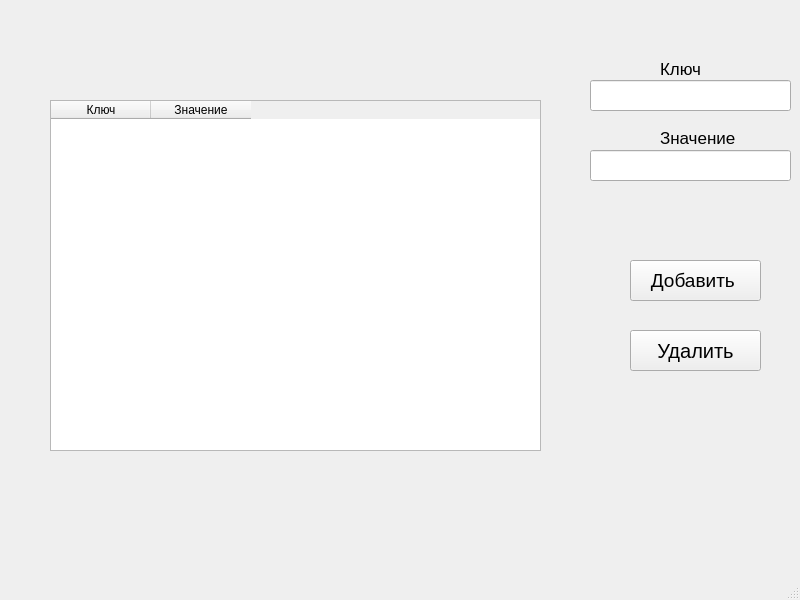
<?xml version="1.0" encoding="UTF-8"?>
<ui version="4.0">
 <class>MainWindow</class>
 <widget class="QMainWindow" name="MainWindow">
  <property name="geometry">
   <rect>
    <x>0</x>
    <y>0</y>
    <width>800</width>
    <height>600</height>
   </rect>
  </property>
  <property name="windowTitle">
   <string>MainWindow</string>
  </property>
  <widget class="QWidget" name="centralwidget">
   <widget class="QPushButton" name="Add_button">
    <property name="geometry">
     <rect>
      <x>630</x>
      <y>260</y>
      <width>131</width>
      <height>41</height>
     </rect>
    </property>
    <property name="font">
     <font>
      <pointsize>14</pointsize>
     </font>
    </property>
    <property name="text">
     <string>Добавить </string>
    </property>
   </widget>
   <widget class="QLabel" name="label">
    <property name="geometry">
     <rect>
      <x>660</x>
      <y>60</y>
      <width>66</width>
      <height>17</height>
     </rect>
    </property>
    <property name="font">
     <font>
      <pointsize>13</pointsize>
     </font>
    </property>
    <property name="text">
     <string>Ключ</string>
    </property>
   </widget>
   <widget class="QLineEdit" name="key_line">
    <property name="geometry">
     <rect>
      <x>590</x>
      <y>80</y>
      <width>201</width>
      <height>31</height>
     </rect>
    </property>
   </widget>
   <widget class="QLabel" name="label_2">
    <property name="geometry">
     <rect>
      <x>660</x>
      <y>130</y>
      <width>81</width>
      <height>16</height>
     </rect>
    </property>
    <property name="font">
     <font>
      <pointsize>13</pointsize>
     </font>
    </property>
    <property name="text">
     <string>Значение</string>
    </property>
   </widget>
   <widget class="QTableWidget" name="tableWidget">
    <property name="geometry">
     <rect>
      <x>50</x>
      <y>100</y>
      <width>491</width>
      <height>351</height>
     </rect>
    </property>
    <property name="columnCount">
     <number>2</number>
    </property>
    <column>
     <property name="text">
      <string>Ключ</string>
     </property>
    </column>
    <column>
     <property name="text">
      <string>Значение</string>
     </property>
    </column>
   </widget>
   <widget class="QLineEdit" name="value_line">
    <property name="geometry">
     <rect>
      <x>590</x>
      <y>150</y>
      <width>201</width>
      <height>31</height>
     </rect>
    </property>
   </widget>
   <widget class="QPushButton" name="Remove_button">
    <property name="geometry">
     <rect>
      <x>630</x>
      <y>330</y>
      <width>131</width>
      <height>41</height>
     </rect>
    </property>
    <property name="font">
     <font>
      <pointsize>15</pointsize>
     </font>
    </property>
    <property name="text">
     <string>Удалить</string>
    </property>
   </widget>
  </widget>
  <widget class="QMenuBar" name="menubar">
   <property name="geometry">
    <rect>
     <x>0</x>
     <y>0</y>
     <width>800</width>
     <height>22</height>
    </rect>
   </property>
  </widget>
  <widget class="QStatusBar" name="statusbar"/>
 </widget>
 <resources/>
 <connections/>
</ui>
